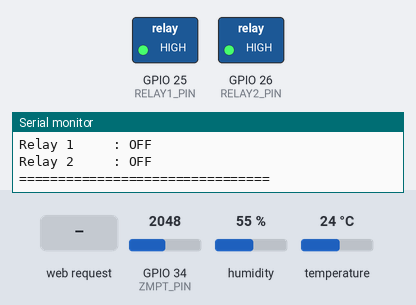
The sketch below on a simulated ESP32. On the bench: switched loads named in the sketch (green lamp = pin HIGH), the last lines printed to the serial monitor. The test bench sets the inputs (shaded band); at power-on: GPIO 34 (ZMPT_PIN) = 2048, humidity 55 %, temperature 24 °C (analog values on the 0–4095 scale). WiFi joins after 1.5 s; servers stay silent unless stated.

Above: at 4.0 s.
4.1 s: HTTP request GET /relay1/on received
At 5.3 s:
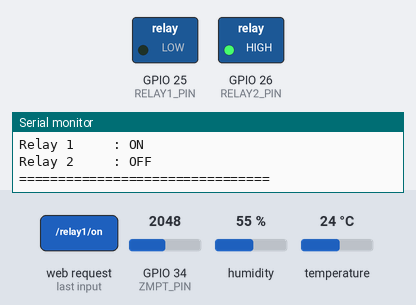
5.6 s: HTTP request GET /relay1/off received
At 6.5 s:
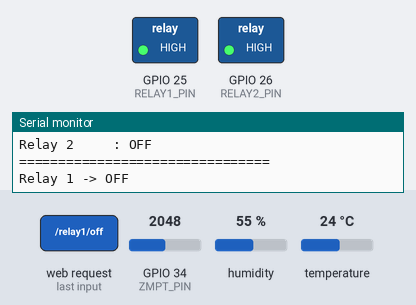
7.1 s: HTTP request GET /relay2/on received
At 7.7 s:
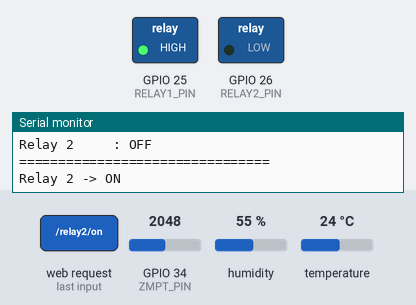
8.6 s: HTTP request GET /relay2/off received
At 9.9 s:
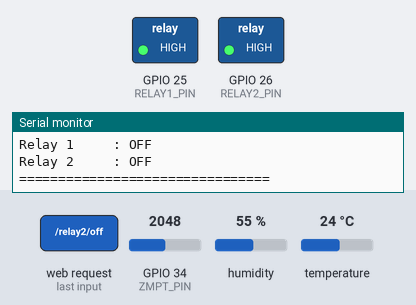
Timing chart, 0 to 11.1 s (numbered marks = the images above; inputs shaded):
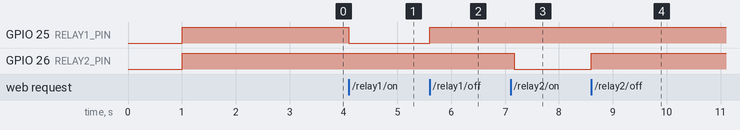

The sketch:

amppulse_esp32.ino
```cpp
/*
  ESP32 Wireless Energy Monitoring & Control System

  Hardware:
  - ESP32-WROOM-DA
  - ZMPT101B AC Voltage Sensor
  - DHT22 Temperature & Humidity Sensor
  - 2-Channel Relay Module
  - PZEM-004T Current: SIMULATED for now

  Laptop:
  Connect laptop and ESP32 to the same Wi-Fi.
  Open the IP address shown in Serial Monitor.

  Example:
  http://192.168.1.8
*/

#include <WiFi.h>
#include <WebServer.h>
#include <DHT.h>

// =====================================================
// Wi-Fi
// =====================================================

const char* WIFI_SSID = "HOME";
const char* WIFI_PASSWORD = "Home@4127";

// =====================================================
// Pin Configuration
// =====================================================

// Relay
#define RELAY1_PIN 25
#define RELAY2_PIN 26

// ZMPT101B analog output
#define ZMPT_PIN 34

// DHT22
#define DHT_PIN 4
#define DHT_TYPE DHT22

// =====================================================
// Objects
// =====================================================

WebServer server(80);
DHT dht(DHT_PIN, DHT_TYPE);

// =====================================================
// Sensor Variables
// =====================================================

float voltage = 0.0;
float current = 0.0;
float power = 0.0;

float temperature = 0.0;
float humidity = 0.0;

// =====================================================
// Relay States
// =====================================================

bool relay1 = false;
bool relay2 = false;

// =====================================================
// Timing
// =====================================================

unsigned long lastSensorRead = 0;

const unsigned long SENSOR_INTERVAL = 2000;

// =====================================================
// ZMPT101B Calibration
// =====================================================
//
// This value depends on your ZMPT101B module.
//
// IMPORTANT:
// Calibrate this value using a known AC voltage.
//
// Start with this value and adjust if required.
//

float ZMPT_CALIBRATION = 0.325;

// =====================================================
// Read ZMPT101B
// =====================================================

float readVoltage() {

  const int samples = 500;

  float sum = 0;

  // -----------------------------
  // Find ADC average / offset
  // -----------------------------

  for (int i = 0; i < samples; i++) {

    int adcValue = analogRead(ZMPT_PIN);

    sum += adcValue;

    delayMicroseconds(200);
  }

  float offset = sum / samples;

  // -----------------------------
  // Calculate RMS
  // -----------------------------

  float squareSum = 0;

  for (int i = 0; i < samples; i++) {

    int adcValue = analogRead(ZMPT_PIN);

    float value = adcValue - offset;

    squareSum += value * value;

    delayMicroseconds(200);
  }

  float rms = sqrt(squareSum / samples);

  // -----------------------------
  // Convert to AC voltage
  // -----------------------------

  float result = rms * ZMPT_CALIBRATION;

  return result;
}

// =====================================================
// Simulated PZEM Current
// =====================================================
//
// PZEM-004T is not connected/working yet.
// So current is simulated.
//
// Change these values according to your demo.
//

float readCurrent() {

  if (relay1 || relay2) {

    return 1.50;

  } else {

    return 0.00;
  }
}

// =====================================================
// Read All Sensors
// =====================================================

void readSensors() {

  // -----------------------------
  // Voltage
  // -----------------------------

  voltage = readVoltage();

  // -----------------------------
  // Temperature
  // -----------------------------

  temperature = dht.readTemperature();

  // -----------------------------
  // Humidity
  // -----------------------------

  humidity = dht.readHumidity();

  // -----------------------------
  // Current
  // -----------------------------

  current = readCurrent();

  // -----------------------------
  // Power
  // -----------------------------

  power = voltage * current;

  // -----------------------------
  // Check DHT errors
  // -----------------------------

  if (isnan(temperature)) {

    temperature = 0;
  }

  if (isnan(humidity)) {

    humidity = 0;
  }

  // -----------------------------
  // Serial Monitor
  // -----------------------------

  Serial.println();
  Serial.println("================================");

  Serial.print("Voltage     : ");
  Serial.print(voltage, 1);
  Serial.println(" V");

  Serial.print("Current     : ");
  Serial.print(current, 2);
  Serial.println(" A");

  Serial.print("Power       : ");
  Serial.print(power, 1);
  Serial.println(" W");

  Serial.print("Temperature : ");
  Serial.print(temperature, 1);
  Serial.println(" C");

  Serial.print("Humidity    : ");
  Serial.print(humidity, 1);
  Serial.println(" %");

  Serial.print("Relay 1     : ");
  Serial.println(relay1 ? "ON" : "OFF");

  Serial.print("Relay 2     : ");
  Serial.println(relay2 ? "ON" : "OFF");

  Serial.println("================================");
}

// =====================================================
// CORS + Response Helper
// =====================================================
//
// The dashboard web app runs on a different origin
// (http://<laptop>:8000). Without these headers the
// browser blocks reading the ESP32's responses, so
// fetch("/data") fails silently in direct mode.
//

void sendResponse(int code, const char* type, const String& body) {

  server.sendHeader(
    "Access-Control-Allow-Origin",
    "*"
  );

  server.sendHeader(
    "Access-Control-Allow-Methods",
    "GET, POST, OPTIONS"
  );

  server.sendHeader(
    "Access-Control-Allow-Headers",
    "Content-Type"
  );

  // Live sensor data must never come from a browser/proxy cache
  server.sendHeader(
    "Cache-Control",
    "no-store"
  );

  server.send(code, type, body);
}

void handleNotFound() {

  // Allow browser preflight (OPTIONS) requests
  if (server.method() == HTTP_OPTIONS) {

    server.sendHeader(
      "Access-Control-Allow-Origin",
      "*"
    );

    server.sendHeader(
      "Access-Control-Allow-Methods",
      "GET, POST, OPTIONS"
    );

    server.sendHeader(
      "Access-Control-Allow-Headers",
      "Content-Type"
    );

    server.sendHeader(
      "Cache-Control",
      "no-store"
    );

    server.send(
      204,
      "text/plain",
      ""
    );

    return;
  }

  sendResponse(
    404,
    "text/plain",
    "Not found"
  );
}

// =====================================================
// JSON Data
// =====================================================

void handleData() {

  String json = "{";

  json += "\"voltage\":";
  json += String(voltage, 1);

  json += ",\"current\":";
  json += String(current, 2);

  json += ",\"power\":";
  json += String(power, 1);

  json += ",\"temperature\":";
  json += String(temperature, 1);

  json += ",\"humidity\":";
  json += String(humidity, 1);

  json += ",\"relay1\":";
  json += relay1 ? "true" : "false";

  json += ",\"relay2\":";
  json += relay2 ? "true" : "false";

  json += "}";

  sendResponse(200, "application/json", json);
}

// =====================================================
// Relay 1 ON
// =====================================================

void relay1On() {

  relay1 = true;

  // Active LOW relay
  digitalWrite(RELAY1_PIN, LOW);

  sendResponse(200, "text/plain", "Relay 1 ON");

  Serial.println("Relay 1 -> ON");
}

// =====================================================
// Relay 1 OFF
// =====================================================

void relay1Off() {

  relay1 = false;

  // Active LOW relay
  digitalWrite(RELAY1_PIN, HIGH);

  sendResponse(200, "text/plain", "Relay 1 OFF");

  Serial.println("Relay 1 -> OFF");
}

// =====================================================
// Relay 2 ON
// =====================================================

void relay2On() {

  relay2 = true;

  // Active LOW relay
  digitalWrite(RELAY2_PIN, LOW);

  sendResponse(200, "text/plain", "Relay 2 ON");

  Serial.println("Relay 2 -> ON");
}

// =====================================================
// Relay 2 OFF
// =====================================================

void relay2Off() {

  relay2 = false;

  // Active LOW relay
  digitalWrite(RELAY2_PIN, HIGH);

  sendResponse(200, "text/plain", "Relay 2 OFF");

  Serial.println("Relay 2 -> OFF");
}

// =====================================================
// Main Web Page
// =====================================================

void handleRoot() {

  String html = R"rawliteral(

<!DOCTYPE html>

<html>

<head>

<meta name="viewport"
      content="width=device-width, initial-scale=1">

<title>ESP32 Energy Monitor</title>

<style>

body {
  font-family: Arial, sans-serif;
  background: #f2f2f2;
  margin: 0;
  padding: 20px;
  text-align: center;
}

.container {
  max-width: 800px;
  margin: auto;
}

h1 {
  margin-bottom: 25px;
}

.card {
  background: white;
  padding: 20px;
  margin-bottom: 18px;
  border-radius: 15px;
  box-shadow: 0 3px 10px rgba(0,0,0,0.15);
}

.grid {
  display: grid;
  grid-template-columns: 1fr 1fr;
  gap: 15px;
}

.parameter {
  background: #fafafa;
  padding: 15px;
  border-radius: 10px;
}

.label {
  font-size: 16px;
  color: #555;
}

.value {
  font-size: 30px;
  font-weight: bold;
  margin-top: 8px;
}

button {
  border: none;
  padding: 12px 25px;
  margin: 5px;
  border-radius: 8px;
  font-size: 16px;
  cursor: pointer;
}

.on {
  background: #4CAF50;
  color: white;
}

.off {
  background: #f44336;
  color: white;
}

.status {
  font-weight: bold;
  margin: 10px;
}

.connected {
  color: green;
}

</style>

</head>


<body>

<div class="container">

<h1>ESP32 Energy Monitoring System</h1>

<div class="card">

<h2>Electrical Parameters</h2>

<div class="grid">

<div class="parameter">

<div class="label">
Voltage
</div>

<div class="value">
<span id="voltage">0.0</span> V
</div>

</div>


<div class="parameter">

<div class="label">
Current
</div>

<div class="value">
<span id="current">0.00</span> A
</div>

</div>


<div class="parameter">

<div class="label">
Power
</div>

<div class="value">
<span id="power">0.0</span> W
</div>

</div>

</div>

</div>


<div class="card">

<h2>Environment</h2>

<div class="grid">

<div class="parameter">

<div class="label">
Temperature
</div>

<div class="value">
<span id="temperature">0.0</span> °C
</div>

</div>


<div class="parameter">

<div class="label">
Humidity
</div>

<div class="value">
<span id="humidity">0.0</span> %
</div>

</div>

</div>

</div>


<div class="card">

<h2>Wireless Device Control</h2>


<h3>Relay 1</h3>

<button
class="on"
onclick="relay1Control('on')">

ON

</button>


<button
class="off"
onclick="relay1Control('off')">

OFF

</button>


<div class="status">

Status:

<span id="relay1">
OFF
</span>

</div>


<hr>


<h3>Relay 2</h3>

<button
class="on"
onclick="relay2Control('on')">

ON

</button>


<button
class="off"
onclick="relay2Control('off')">

OFF

</button>


<div class="status">

Status:

<span id="relay2">
OFF
</span>

</div>

</div>


<div class="card">

<p class="connected">
● ESP32 Connected
</p>

<p>
Automatic data update every 2 seconds
</p>

</div>

</div>


<script>

// =====================================
// Update Sensor Data
// =====================================

function updateData() {

  fetch('/data')

  .then(response => response.json())

  .then(data => {

    document.getElementById('voltage').innerText =
      Number(data.voltage).toFixed(1);

    document.getElementById('current').innerText =
      Number(data.current).toFixed(2);

    document.getElementById('power').innerText =
      Number(data.power).toFixed(1);

    document.getElementById('temperature').innerText =
      Number(data.temperature).toFixed(1);

    document.getElementById('humidity').innerText =
      Number(data.humidity).toFixed(1);


    document.getElementById('relay1').innerText =
      data.relay1 ? "ON" : "OFF";


    document.getElementById('relay2').innerText =
      data.relay2 ? "ON" : "OFF";

  })

  .catch(error => {

    console.log("Connection error:", error);

  });

}


// =====================================
// Relay 1
// =====================================

function relay1Control(state) {

  fetch('/relay1/' + state)

  .then(() => {

    updateData();

  });

}


// =====================================
// Relay 2
// =====================================

function relay2Control(state) {

  fetch('/relay2/' + state)

  .then(() => {

    updateData();

  });

}


// =====================================
// Automatic Update
// =====================================

setInterval(updateData, 2000);

updateData();

</script>

</body>

</html>

)rawliteral";

  sendResponse(200, "text/html", html);
}

// =====================================================
// Setup
// =====================================================

void setup() {

  // -----------------------------
  // Serial
  // -----------------------------

  Serial.begin(115200);

  delay(1000);

  Serial.println();
  Serial.println();
  Serial.println("================================");
  Serial.println("ESP32 Energy Monitoring System");
  Serial.println("================================");


  // -----------------------------
  // Relay
  // -----------------------------

  pinMode(RELAY1_PIN, OUTPUT);
  pinMode(RELAY2_PIN, OUTPUT);

  // Relay OFF at startup
  digitalWrite(RELAY1_PIN, HIGH);
  digitalWrite(RELAY2_PIN, HIGH);


  // -----------------------------
  // ZMPT101B
  // -----------------------------

  pinMode(ZMPT_PIN, INPUT);

  analogReadResolution(12);

  // The ZMPT101B's output swings up to ~3.3 V. The default 0 dB
  // attenuation caps the ADC at ~1.1 V (clipping = wrong readings).
  // 11 dB gives the full 0-3.3 V range.
  analogSetPinAttenuation(
    ZMPT_PIN,
    ADC_11db
  );


  // -----------------------------
  // DHT22
  // -----------------------------

  dht.begin();


  // -----------------------------
  // Wi-Fi
  // -----------------------------

  Serial.println("Connecting to Wi-Fi...");

  WiFi.begin(
    WIFI_SSID,
    WIFI_PASSWORD
  );

  while (WiFi.status() != WL_CONNECTED) {

    delay(500);

    Serial.print(".");
  }

  Serial.println();

  Serial.println("Wi-Fi connected!");

  Serial.print("IP Address: ");

  Serial.println(
    WiFi.localIP()
  );


  // -----------------------------
  // Web Server
  // -----------------------------

  server.on(
    "/",
    HTTP_GET,
    handleRoot
  );

  server.on(
    "/data",
    HTTP_GET,
    handleData
  );

  server.on(
    "/relay1/on",
    HTTP_GET,
    relay1On
  );

  server.on(
    "/relay1/off",
    HTTP_GET,
    relay1Off
  );

  server.on(
    "/relay2/on",
    HTTP_GET,
    relay2On
  );

  server.on(
    "/relay2/off",
    HTTP_GET,
    relay2Off
  );

  // Send CORS headers for any unregistered request
  // (including the browser's OPTIONS preflight)
  server.onNotFound(handleNotFound);

  server.begin();

  Serial.println("Web server started.");

  Serial.println();

  Serial.print("Open in laptop: http://");

  Serial.println(
    WiFi.localIP()
  );

  Serial.println();


  // -----------------------------
  // First Sensor Reading
  // -----------------------------

  readSensors();
}

// =====================================================
// Loop
// =====================================================

void loop() {

  // Handle browser requests
  server.handleClient();


  // Read sensors periodically
  if (
    millis() - lastSensorRead >=
    SENSOR_INTERVAL
  ) {

    lastSensorRead = millis();

    readSensors();
  }
}
```

Measured:
- after the input at 4.1 s, GPIO 25 (RELAY1_PIN): HIGH → LOW at once
- after the input at 5.6 s, GPIO 25 (RELAY1_PIN): LOW → HIGH at once
- after the input at 7.1 s, GPIO 26 (RELAY2_PIN): HIGH → LOW after 0.07 s
- after the input at 8.6 s, GPIO 26 (RELAY2_PIN): LOW → HIGH at once
